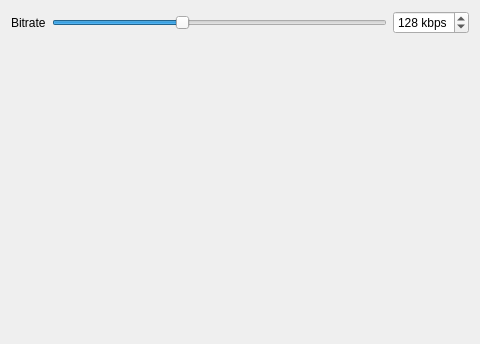
<?xml version="1.0" encoding="UTF-8"?>
<ui version="4.0">
 <class>TranscoderOptionsVOAAC</class>
 <widget class="QWidget" name="TranscoderOptionsVOAAC">
  <property name="geometry">
   <rect>
    <x>0</x>
    <y>0</y>
    <width>480</width>
    <height>344</height>
   </rect>
  </property>
  <property name="windowTitle">
   <string>Form</string>
  </property>
  <layout class="QFormLayout" name="formLayout">
   <item row="0" column="0">
    <widget class="QLabel" name="bitrate_label">
     <property name="text">
      <string>Bitrate</string>
     </property>
    </widget>
   </item>
   <item row="0" column="1">
    <layout class="QHBoxLayout" name="bitrate_layout">
     <item>
      <widget class="QSlider" name="bitrate_slider">
       <property name="minimum">
        <number>8</number>
       </property>
       <property name="maximum">
        <number>320</number>
       </property>
       <property name="value">
        <number>128</number>
       </property>
       <property name="orientation">
        <enum>Qt::Horizontal</enum>
       </property>
      </widget>
     </item>
     <item>
      <widget class="QSpinBox" name="bitrate_spinbox">
       <property name="suffix">
        <string> kbps</string>
       </property>
       <property name="minimum">
        <number>8</number>
       </property>
       <property name="maximum">
        <number>320</number>
       </property>
       <property name="singleStep">
        <number>8</number>
       </property>
       <property name="value">
        <number>128</number>
       </property>
      </widget>
     </item>
    </layout>
   </item>
  </layout>
 </widget>
 <tabstops>
  <tabstop>bitrate_slider</tabstop>
  <tabstop>bitrate_spinbox</tabstop>
 </tabstops>
 <resources/>
 <connections>
  <connection>
   <sender>bitrate_slider</sender>
   <signal>valueChanged(int)</signal>
   <receiver>bitrate_spinbox</receiver>
   <slot>setValue(int)</slot>
   <hints>
    <hint type="sourcelabel">
     <x>170</x>
     <y>29</y>
    </hint>
    <hint type="destinationlabel">
     <x>445</x>
     <y>24</y>
    </hint>
   </hints>
  </connection>
  <connection>
   <sender>bitrate_spinbox</sender>
   <signal>valueChanged(int)</signal>
   <receiver>bitrate_slider</receiver>
   <slot>setValue(int)</slot>
   <hints>
    <hint type="sourcelabel">
     <x>407</x>
     <y>18</y>
    </hint>
    <hint type="destinationlabel">
     <x>191</x>
     <y>29</y>
    </hint>
   </hints>
  </connection>
 </connections>
</ui>
